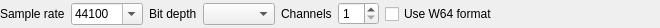
<?xml version="1.0" encoding="UTF-8"?>
<ui version="4.0">
 <class>WAVFormatChooserWidget</class>
 <widget class="QWidget" name="WAVFormatChooserWidget">
  <property name="geometry">
   <rect>
    <x>0</x>
    <y>0</y>
    <width>660</width>
    <height>28</height>
   </rect>
  </property>
  <property name="windowTitle">
   <string>Form</string>
  </property>
  <layout class="QHBoxLayout" name="horizontalLayout">
   <property name="leftMargin">
    <number>0</number>
   </property>
   <property name="topMargin">
    <number>0</number>
   </property>
   <property name="rightMargin">
    <number>0</number>
   </property>
   <property name="bottomMargin">
    <number>0</number>
   </property>
   <item>
    <widget class="QLabel" name="label_8">
     <property name="text">
      <string>Sample rate</string>
     </property>
    </widget>
   </item>
   <item>
    <widget class="QComboBox" name="sampleRateComboBox">
     <property name="editable">
      <bool>true</bool>
     </property>
     <property name="currentIndex">
      <number>2</number>
     </property>
     <item>
      <property name="text">
       <string>11025</string>
      </property>
     </item>
     <item>
      <property name="text">
       <string>22050</string>
      </property>
     </item>
     <item>
      <property name="text">
       <string>44100</string>
      </property>
     </item>
     <item>
      <property name="text">
       <string>48000</string>
      </property>
     </item>
     <item>
      <property name="text">
       <string>88200</string>
      </property>
     </item>
     <item>
      <property name="text">
       <string>96000</string>
      </property>
     </item>
     <item>
      <property name="text">
       <string>176400</string>
      </property>
     </item>
     <item>
      <property name="text">
       <string>192000</string>
      </property>
     </item>
    </widget>
   </item>
   <item>
    <widget class="QLabel" name="label_10">
     <property name="text">
      <string>Bit depth</string>
     </property>
    </widget>
   </item>
   <item>
    <widget class="QComboBox" name="sampleTypeComboBox"/>
   </item>
   <item>
    <widget class="QLabel" name="label_9">
     <property name="text">
      <string>Channels</string>
     </property>
    </widget>
   </item>
   <item>
    <widget class="QSpinBox" name="channelsSpinBox">
     <property name="minimum">
      <number>1</number>
     </property>
    </widget>
   </item>
   <item>
    <widget class="QCheckBox" name="useW64CheckBox">
     <property name="text">
      <string>Use W64 format</string>
     </property>
    </widget>
   </item>
   <item>
    <spacer name="horizontalSpacer_3">
     <property name="orientation">
      <enum>Qt::Horizontal</enum>
     </property>
     <property name="sizeHint" stdset="0">
      <size>
       <width>117</width>
       <height>20</height>
      </size>
     </property>
    </spacer>
   </item>
  </layout>
 </widget>
 <resources/>
 <connections/>
</ui>
